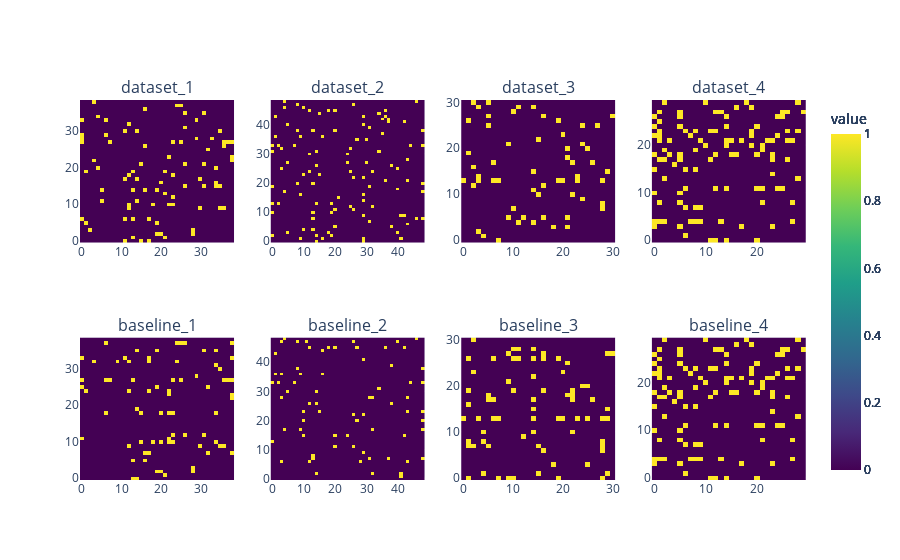

This figure's notebook cell:
### Code cell
show_result(s_name, s_name_baseline = s_name_baseline)

### Figure 1 — Plotly figure (JSON) as saved in the notebook; plotly's stock layout.template omitted (floating-point values rounded to 4 significant figures; data arrays with more than 128 entries replaced by an {"elided": "..."} marker saying what was removed)
{"data": [{"colorbar": {"title": {"text": "value"}}, "colorscale": [[0, "#440154"], [0.1111, "#482878"], [0.2222, "#3e4989"], [0.3333, "#31688e"], [0.4444, "#26828e"], [0.5556, "#1f9e89"], [0.6667, "#35b779"], [0.7778, "#6ece58"], [0.8889, "#b5de2b"], [1, "#fde725"]], "type": "heatmap", "x": {"elided": "1521 int values"}, "xaxis": "x", "y": {"elided": "1521 int values"}, "yaxis": "y", "z": {"elided": "1521 int values"}}, {"colorbar": {"title": {"text": "value"}}, "colorscale": [[0, "#440154"], [0.1111, "#482878"], [0.2222, "#3e4989"], [0.3333, "#31688e"], [0.4444, "#26828e"], [0.5556, "#1f9e89"], [0.6667, "#35b779"], [0.7778, "#6ece58"], [0.8889, "#b5de2b"], [1, "#fde725"]], "type": "heatmap", "x": {"elided": "2401 int values"}, "xaxis": "x2", "y": {"elided": "2401 int values"}, "yaxis": "y2", "z": {"elided": "2401 int values"}}, {"colorbar": {"title": {"text": "value"}}, "colorscale": [[0, "#440154"], [0.1111, "#482878"], [0.2222, "#3e4989"], [0.3333, "#31688e"], [0.4444, "#26828e"], [0.5556, "#1f9e89"], [0.6667, "#35b779"], [0.7778, "#6ece58"], [0.8889, "#b5de2b"], [1, "#fde725"]], "type": "heatmap", "x": {"elided": "961 int values"}, "xaxis": "x3", "y": {"elided": "961 int values"}, "yaxis": "y3", "z": {"elided": "961 int values"}}, {"colorbar": {"title": {"text": "value"}}, "colorscale": [[0, "#440154"], [0.1111, "#482878"], [0.2222, "#3e4989"], [0.3333, "#31688e"], [0.4444, "#26828e"], [0.5556, "#1f9e89"], [0.6667, "#35b779"], [0.7778, "#6ece58"], [0.8889, "#b5de2b"], [1, "#fde725"]], "type": "heatmap", "x": {"elided": "900 int values"}, "xaxis": "x4", "y": {"elided": "900 int values"}, "yaxis": "y4", "z": {"elided": "900 int values"}}, {"colorbar": {"title": {"text": "value"}}, "colorscale": [[0, "#440154"], [0.1111, "#482878"], [0.2222, "#3e4989"], [0.3333, "#31688e"], [0.4444, "#26828e"], [0.5556, "#1f9e89"], [0.6667, "#35b779"], [0.7778, "#6ece58"], [0.8889, "#b5de2b"], [1, "#fde725"]], "type": "heatmap", "x": {"elided": "1521 int values"}, "xaxis": "x5", "y": {"elided": "1521 int values"}, "yaxis": "y5", "z": {"elided": "1521 int values"}}, {"colorbar": {"title": {"text": "value"}}, "colorscale": [[0, "#440154"], [0.1111, "#482878"], [0.2222, "#3e4989"], [0.3333, "#31688e"], [0.4444, "#26828e"], [0.5556, "#1f9e89"], [0.6667, "#35b779"], [0.7778, "#6ece58"], [0.8889, "#b5de2b"], [1, "#fde725"]], "type": "heatmap", "x": {"elided": "2401 int values"}, "xaxis": "x6", "y": {"elided": "2401 int values"}, "yaxis": "y6", "z": {"elided": "2401 int values"}}, {"colorbar": {"title": {"text": "value"}}, "colorscale": [[0, "#440154"], [0.1111, "#482878"], [0.2222, "#3e4989"], [0.3333, "#31688e"], [0.4444, "#26828e"], [0.5556, "#1f9e89"], [0.6667, "#35b779"], [0.7778, "#6ece58"], [0.8889, "#b5de2b"], [1, "#fde725"]], "type": "heatmap", "x": {"elided": "961 int values"}, "xaxis": "x7", "y": {"elided": "961 int values"}, "yaxis": "y7", "z": {"elided": "961 int values"}}, {"colorbar": {"title": {"text": "value"}}, "colorscale": [[0, "#440154"], [0.1111, "#482878"], [0.2222, "#3e4989"], [0.3333, "#31688e"], [0.4444, "#26828e"], [0.5556, "#1f9e89"], [0.6667, "#35b779"], [0.7778, "#6ece58"], [0.8889, "#b5de2b"], [1, "#fde725"]], "type": "heatmap", "x": {"elided": "900 int values"}, "xaxis": "x8", "y": {"elided": "900 int values"}, "yaxis": "y8", "z": {"elided": "900 int values"}}], "layout": {"annotations": [{"font": {"size": 16}, "showarrow": false, "text": "dataset_1", "x": 0.1062, "xanchor": "center", "xref": "paper", "y": 1, "yanchor": "bottom", "yref": "paper"}, {"font": {"size": 16}, "showarrow": false, "text": "dataset_2", "x": 0.3688, "xanchor": "center", "xref": "paper", "y": 1, "yanchor": "bottom", "yref": "paper"}, {"font": {"size": 16}, "showarrow": false, "text": "dataset_3", "x": 0.6313, "xanchor": "center", "xref": "paper", "y": 1, "yanchor": "bottom", "yref": "paper"}, {"font": {"size": 16}, "showarrow": false, "text": "dataset_4", "x": 0.8938, "xanchor": "center", "xref": "paper", "y": 1, "yanchor": "bottom", "yref": "paper"}, {"font": {"size": 16}, "showarrow": false, "text": "baseline_1", "x": 0.1062, "xanchor": "center", "xref": "paper", "y": 0.375, "yanchor": "bottom", "yref": "paper"}, {"font": {"size": 16}, "showarrow": false, "text": "baseline_2", "x": 0.3688, "xanchor": "center", "xref": "paper", "y": 0.375, "yanchor": "bottom", "yref": "paper"}, {"font": {"size": 16}, "showarrow": false, "text": "baseline_3", "x": 0.6313, "xanchor": "center", "xref": "paper", "y": 0.375, "yanchor": "bottom", "yref": "paper"}, {"font": {"size": 16}, "showarrow": false, "text": "baseline_4", "x": 0.8938, "xanchor": "center", "xref": "paper", "y": 0.375, "yanchor": "bottom", "yref": "paper"}], "xaxis": {"anchor": "y", "domain": [0, 0.2125]}, "xaxis2": {"anchor": "y2", "domain": [0.2625, 0.475]}, "xaxis3": {"anchor": "y3", "domain": [0.525, 0.7375]}, "xaxis4": {"anchor": "y4", "domain": [0.7875, 1]}, "xaxis5": {"anchor": "y5", "domain": [0, 0.2125]}, "xaxis6": {"anchor": "y6", "domain": [0.2625, 0.475]}, "xaxis7": {"anchor": "y7", "domain": [0.525, 0.7375]}, "xaxis8": {"anchor": "y8", "domain": [0.7875, 1]}, "yaxis": {"anchor": "x", "domain": [0.625, 1]}, "yaxis2": {"anchor": "x2", "domain": [0.625, 1]}, "yaxis3": {"anchor": "x3", "domain": [0.625, 1]}, "yaxis4": {"anchor": "x4", "domain": [0.625, 1]}, "yaxis5": {"anchor": "x5", "domain": [0, 0.375]}, "yaxis6": {"anchor": "x6", "domain": [0, 0.375]}, "yaxis7": {"anchor": "x7", "domain": [0, 0.375]}, "yaxis8": {"anchor": "x8", "domain": [0, 0.375]}}}
